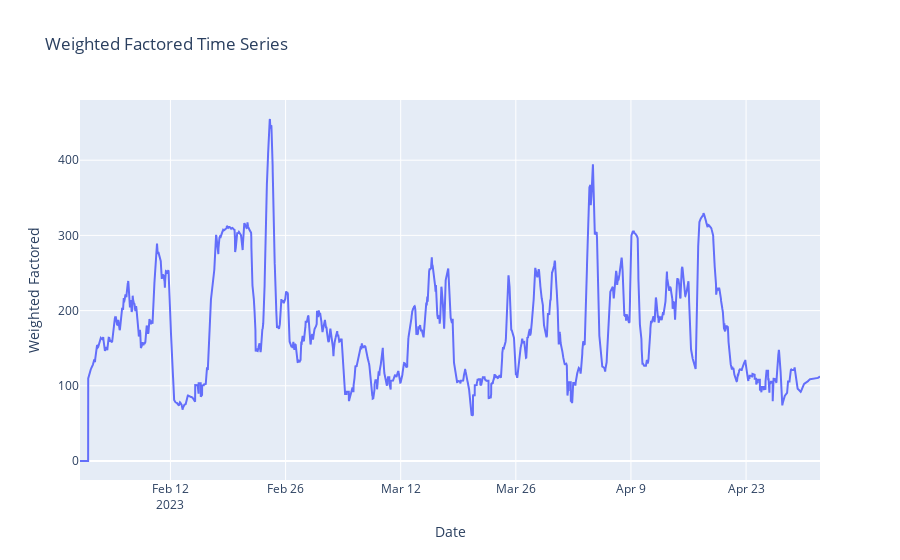

The notebook cell this image was saved under:
### Markdown cell above
After analyzing the data, it was observed that the average AQI values were relatively lower before the blasting period, indicating relatively better air quality. However, there was a noticeable increase in the average AQI values after the blasting, suggesting a potential impact on air pollution.

This analysis provides evidence that the coal blasting activity during the specified time period (13:45 pm to 14:45 pm) has a significant effect on air pollution, resulting in higher AQI values. It highlights the importance of considering the timing of such activities to better understand and mitigate their impact on air quality

Upon further analysis of the observed data, it was observed that there was a relatively little increase in AQI (Air Quality Index) during the time of the coal blasting, indicating a temporary stabilization of air pollution levels during the blasting period. This can be attributed to the immediate dispersion of pollutants caused by the blasting activity.

However, it is important to note that the AQI values started to increase gradually from the blasting period. This suggests that although there may be a temporary respite in air pollution during the blasting, the release of pollutants continues to have a lingering impact on air quality. The increase in AQI values after the blast indicates the presence of pollutants that take some time to disperse and contribute to higher pollution levels.

Therefore, the observed data supports the notion that there will be a AQI will start increasing at the time of the blast, followed by a subsequent major increase in air pollution levels after a certain period. This highlights the significance of monitoring air quality both during and after blasting activities to assess their overall impact on the environment and public health.

### Code cell
trace = go.Scatter(
    x=dfa['From'],
    y=dfa["AQI_calculated"],
    mode="lines",
    name="Weighted Factors"
)

layout = go.Layout(
    title="Weighted Factored Time Series",
    xaxis=dict(title="Date"),
    yaxis=dict(title="Weighted Factored")
)

fig = go.Figure(data=[trace], layout=layout)
fig.show()

### Figure 1 — Plotly figure (JSON) as saved in the notebook; plotly's stock layout.template omitted (floating-point values rounded to 4 significant figures; data arrays with more than 128 entries replaced by an {"elided": "..."} marker saying what was removed)
{"data": [{"mode": "lines", "name": "Weighted Factors", "type": "scatter", "x": {"elided": "8640 str values"}, "y": {"elided": "8640 float values"}}], "layout": {"title": {"text": "Weighted Factored Time Series"}, "xaxis": {"title": {"text": "Date"}}, "yaxis": {"title": {"text": "Weighted Factored"}}}}
